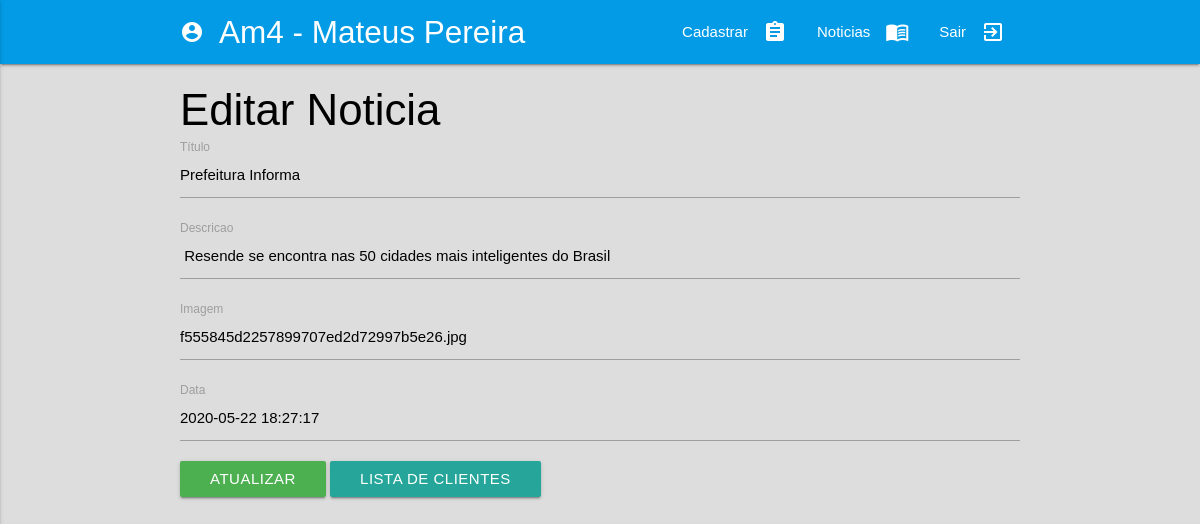
The page /am4/editar.php?id=4 on the database its author committed.
### tables this page shows
CREATE TABLE IF NOT EXISTS `noticia` (
  `id` int(11) NOT NULL AUTO_INCREMENT,
  `titulo` varchar(255) NOT NULL,
  `descricao` varchar(255) NOT NULL,
  `arquivo` varchar(40) NOT NULL,
  `data` datetime NOT NULL,
  PRIMARY KEY (`id`)
);

### am4/editar.php (the view, shortened to what this page needs)
<?php
require_once 'control\update.php';
if(isset($_GET['id'])):
  $id = mysqli_escape_string($connect, $_GET['id']);
  $sql = "SELECT * FROM noticia WHERE id = '$id'";
  $resultado = mysqli_query($connect, $sql);
  $dados = mysqli_fetch_array($resultado);
endif;
?>
<!DOCTYPE html>
<html lang="pt-br">
  <head>
    <link type="text/css" rel="stylesheet" href="_css/materialize.css"  media="screen,projection"/>
    <link rel="stylesheet" href="css/custom.css">
    <link rel="stylesheet" href="https://maxcdn.bootstrapcdn.com/font-awesome/4.5.0/css/font-awesome.min.css">
  </head>
<body>
<HEADER>
  <nav class="#039be5 light-blue darken-1">
        <div class="container">
          <div class="nav-wrapper">
            <a href="#!" class="brand-logo" id="logo"><i class="material-icons left">account_circle</i>Am4 - Mateus Pereira</a>
            <ul class="right hide-on-med-and-down">
              <li><a href="adicionar.php"><i class="material-icons right">assignment</i>Cadastrar</a></li>
              <li><a href="gestor.php"><i class="material-icons right">menu_book</i>Noticias</a></li>
              <li><a href="logout.php"><i class="material-icons right">exit_to_app</i>Sair</a></li>
            </ul>
          </div>
          </div>
  </nav>
</HEADER>
<div class="row">
  <div class="container">
    <h3 class="light">Editar Noticia</h3>
    <form action="editar.php" method="POST">
      <div class="input-field">
        <input type="text" name="titulo" id="titulo" value="<?php echo $dados['titulo']; ?>">
        <label for="titulo">Título</label>
      </div>
      <div class="input-field">
        <input type="text" name="descricao" id="descricao" value="<?php echo $dados['descricao']; ?>">
        <label for="descricao">Descricao</label>
      </div>
      <div class="input-field">
        <input type="text" name="arquivo" id="arquivo" value="<?php echo $dados['arquivo']; ?>">
        <label for="email">Imagem</label>
      </div>
      <div class="input-field">
        <input type="text" name="data" id="data" value="<?php echo $dados['data']; ?>">
        <label for="data">Data</label>
      </div>
      <button type="submit" name="btn-editar" class="btn green waves-effect">Atualizar</button>
      <a href="gestor.php" type="submit" class="btn waves-effect">Lista de clientes</a>
    </form>
  </div>
</div>
  </body>
</html>

### am4/_css/custom.css (style rules this page uses)
@media only screen and (min-width: 993px) { .container { width: 70%; } }
body { font-family: Arial, sans-serif; background-color:#dddddd; color:rgba(0,0,0,1); }

### rows shown on the page
noticia: titulo "Prefeitura Informa", descricao "Resende se encontra nas 50 cidades mais inteligentes do Brasil", arquivo "f555845d2257899707ed2d72997b5e26.jpg", data "2020-05-22 18:27:17"
